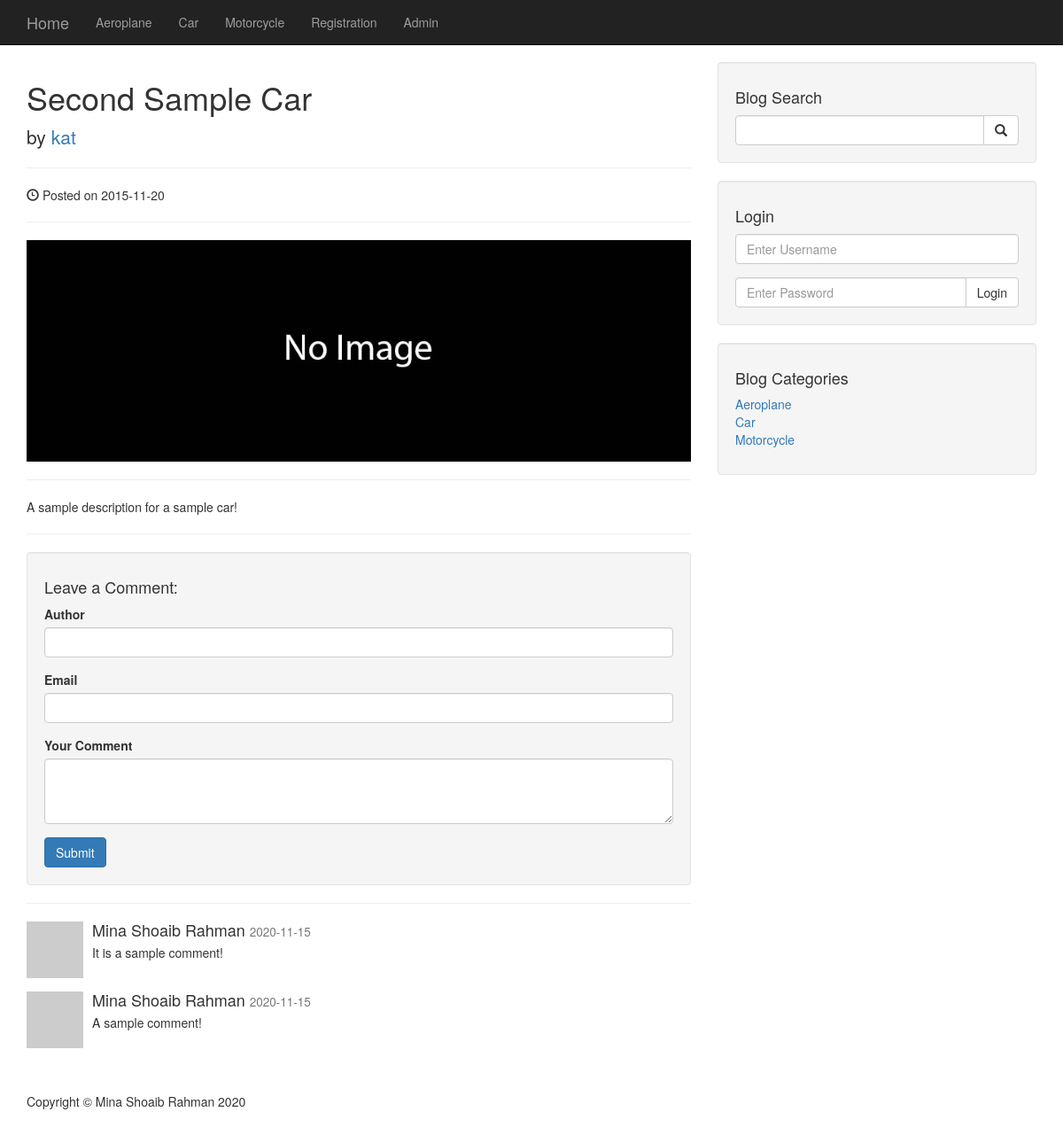
The page /post.php?id=30 on the database its author committed.
### tables this page shows
CREATE TABLE `categories` (
  `cat_id` int(3) NOT NULL,
  `cat_title` varchar(255) NOT NULL
);

CREATE TABLE `posts` (
  `post_id` int(3) NOT NULL,
  `post_category_id` int(3) NOT NULL,
  `post_title` varchar(255) NOT NULL,
  `post_author` varchar(255) NOT NULL,
  `post_date` date NOT NULL,
  `post_image` text NOT NULL,
  `post_content` text NOT NULL,
  `post_tags` varchar(255) NOT NULL,
  `post_status` varchar(255) NOT NULL DEFAULT 'draft'
);

CREATE TABLE `comments` (
  `comment_id` int(3) NOT NULL,
  `comment_post_id` int(3) NOT NULL,
  `comment_author` varchar(255) NOT NULL,
  `comment_email` varchar(255) NOT NULL,
  `comment_content` text NOT NULL,
  `comment_status` varchar(255) NOT NULL,
  `comment_date` date NOT NULL
);

### admin/includes/functions.php (called while the page is built, shortened)
<?php
function getPostById($id) {
    global $connection;
    $query = "SELECT * FROM posts WHERE post_id = {$id}";
    if ($result = mysqli_query($connection, $query))
        return $result;
    return null;
}
function getApprovedCommentsByPost($id) {
    global $connection;
    $query = "SELECT * FROM comments WHERE comment_status = 'approved' AND comment_post_id = $id";
    if ($result = mysqli_query($connection, $query))
        return $result;
    return null;
}
?>

### post.php (the view, shortened to what this page needs)
<?php include "includes/header.php"; ?>
    <div class="row">
        <div class="col-lg-8">
<?php
            if (isset($_GET["id"])) {
                $id = $_GET["id"];
                if ($result = getPostById($id)) {
                    while ($row = mysqli_fetch_assoc($result)) {
                        $title = $row["post_title"];
                        $author = $row["post_author"];
                        $image = $row["post_image"];
                        $date = $row["post_date"];
                        $content = $row["post_content"];
?>
                        <h1><?php echo $title; ?></h1>
                        <p class="lead">
                            by <a href="user_post.php?user=<?php echo $author; ?>"><?php echo $author; ?></a>
                        </p>
                        <hr>
                        <p><span class="glyphicon glyphicon-time"></span> Posted on <?php echo $date; ?></p>
                        <hr>
                        <img class="img-responsive" src="images/<?php echo $image; ?>" alt="">
                        <hr>
                        <p><?php echo $content; ?></p>
<?php
                    }
                }
            } else {
                $id = null;
            }
?>
            <hr>
            <div class="well">
                <h4>Leave a Comment:</h4>
                <form role="form" action="" method="post">
                    <div class="form-group">
                        <label for="author">Author</label>
                        <input type="text" class="form-control" id="author" name="author">
                    </div>
                    <div class="form-group">
                        <label for="email">Email</label>
                        <input type="email" class="form-control" id="email" name="email">
                    </div>
                    <div class="form-group">
                        <label for="comment">Your Comment</label>
                        <textarea class="form-control" id="comment" name="comment" rows="3"></textarea>
                    </div>
                    <button type="submit" name="create_comment" class="btn btn-primary">Submit</button>
                </form>
            </div>
            <hr>
<?php
            if ($result = getApprovedCommentsByPost($id)) {
                while ($row = mysqli_fetch_assoc($result)) {
?>
                    <div class="media">
                        <a class="pull-left" href="#">
                            <img class="media-object" src="http://placehold.it/64x64" alt="">
                        </a>
                        <div class="media-body">
                            <h4 class="media-heading"><?php echo $row["comment_author"]; ?>
                                <small><?php echo $row["comment_date"]; ?></small>
                            </h4>
                            <?php echo $row["comment_content"]; ?>
                        </div>
                    </div>
<?php
                }
            }
?>
        </div>
        <?php include "includes/sidebar.php"; ?>
    </div>
<?php include "includes/footer.php"; ?>

### includes/header.php (shortened to what this page needs)
<?php include "includes/db.php"; ?>
<?php include "admin/includes/functions.php"; ?>
<!DOCTYPE html>
<html lang="en">
<head>
    <link href="css/bootstrap.min.css" rel="stylesheet">
    <link href="css/blog-home.css" rel="stylesheet">
</head>
<body>
    <?php include "includes/navigation.php"; ?>
    <div class="container">

### includes/navigation.php (shortened to what this page needs)
<nav class="navbar navbar-inverse navbar-fixed-top" role="navigation">
    <div class="container">
        <div class="navbar-header">
            <a class="navbar-brand" href="index.php">Home</a>
        </div>
        <div class="collapse navbar-collapse" id="bs-example-navbar-collapse-1">
            <ul class="nav navbar-nav">
<?php
                    $query = "SELECT * FROM categories";
                    if ($result = mysqli_query($connection, $query)) {
                        while ($row = mysqli_fetch_assoc($result)) {
                            echo "<li><a href='search.php?id={$row['cat_id']}'>{$row['cat_title']}</a></li>";
                        }
                    }
                    echo "<li><a href='registration.php'>Registration</a></li>";
 ?>
                 <li>
                    <a href="admin">Admin</a>
                 </li>
            </ul>
        </div>
    </div>
</nav>

### includes/sidebar.php (shortened to what this page needs)
<div class="col-md-4">
    <div class="well">
        <h4>Blog Search</h4>
        <form class="" action="search.php" method="post">
            <div class="input-group">
                <input type="text" name="search" class="form-control">
                <span class="input-group-btn">
                    <button class="btn btn-default" type="submit" name="submit">
                        <span class="glyphicon glyphicon-search"></span>
                    </button>
                </span>
            </div>
        </form>
    </div>
<?php
    if (!isset($_SESSION["role"])) {
?>
        <div class="well">
            <h4>Login</h4>
            <form class="" action="includes/login.php" method="post">
                <div class="form-group">
                    <input type="text" name="username" class="form-control" placeholder="Enter Username">
                </div>
                <div class="input-group">
                    <input type="password" name="password" class="form-control" placeholder="Enter Password">
                    <span class="input-group-btn">
                        <button class="btn btn-default" type="submit" name="login">Login</button>
                    </span>
                </div>
            </form>
        </div>
<?php }  ?>
    <div class="well">
        <h4>Blog Categories</h4>
        <div class="row">
            <div class="col-lg-12">
                <ul class="list-unstyled">
<?php
                    $query = "SELECT * FROM categories";
                    if ($result = mysqli_query($connection, $query)) {
                        while ($row = mysqli_fetch_assoc($result)) {
?>
                            <li>
                                <a href="search.php?id=<?php echo $row["cat_id"]; ?>"><?php echo $row["cat_title"]; ?></a>
                            </li>
<?php
                        }
                    }
?>
                </ul>
            </div>
        </div>
    </div>
</div>

### includes/footer.php (shortened to what this page needs)
    <footer>
        <div class="row">
            <div class="col-lg-12">
                <p>Copyright &copy; Mina Shoaib Rahman 2020</p>
            </div>
        </div>
    </footer>
    </div>
</body>
</html>

### css/blog-home.css (style rules this page uses)
body { padding-top: 70px; }
footer { margin: 50px 0; }

### rows shown on the page
categories: cat_title "Aeroplane"
categories: cat_title "Car"
categories: cat_title "Motorcycle"
posts: post_title "Second Sample Car", post_author "kat", post_date "2015-11-20", post_image (placeholder picture), post_content "A sample description for a sample car!"
comments: comment_author "Mina Shoaib Rahman", comment_date "2020-11-15", comment_content "It is a sample comment!"
comments: comment_author "Mina Shoaib Rahman", comment_date "2020-11-15", comment_content "A sample comment!"
